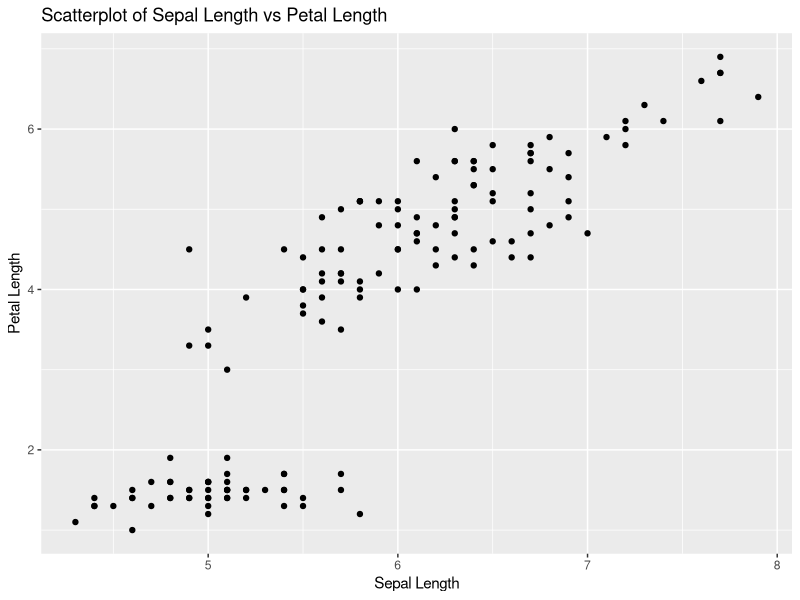
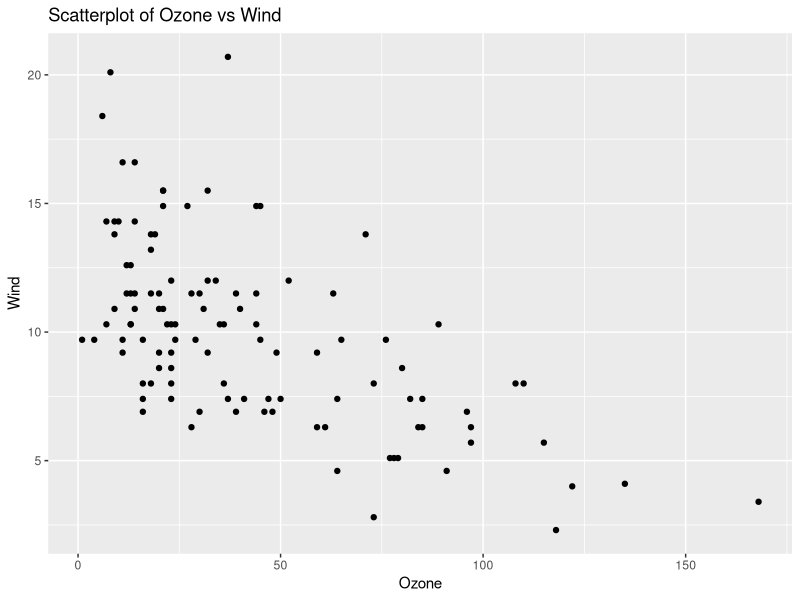
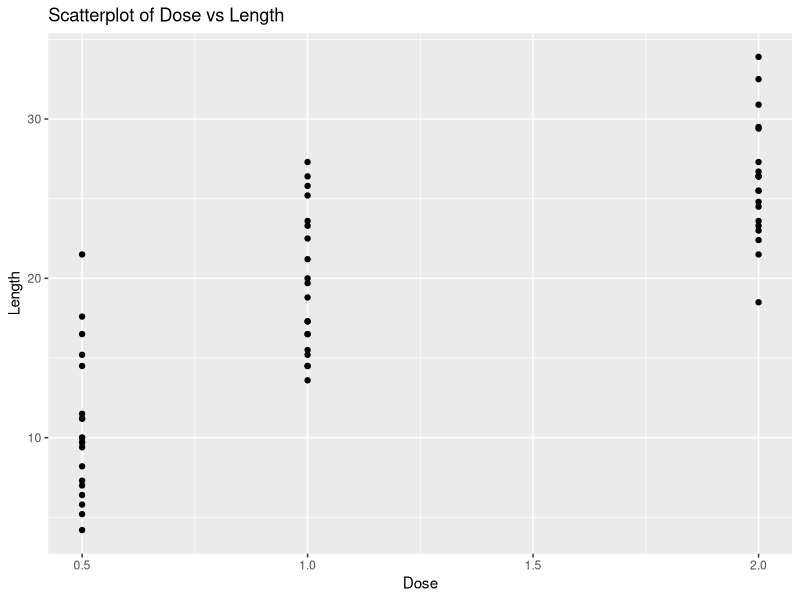
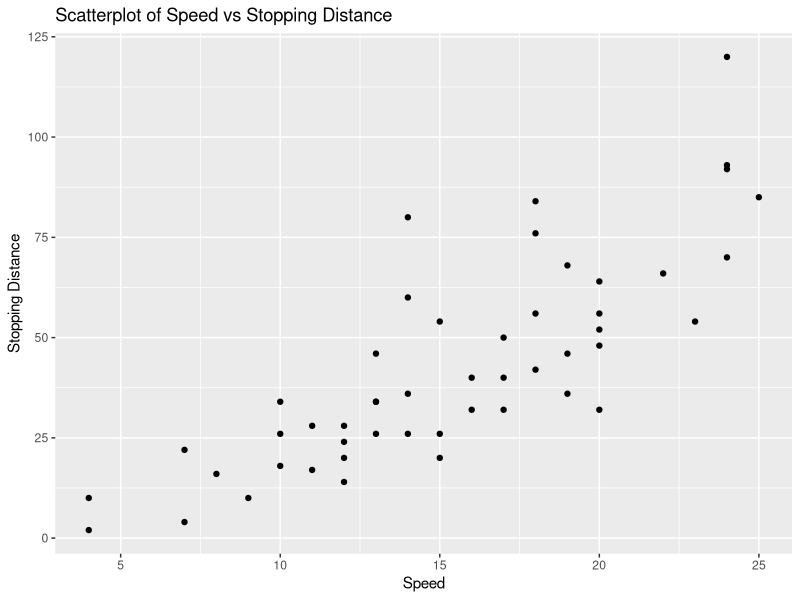
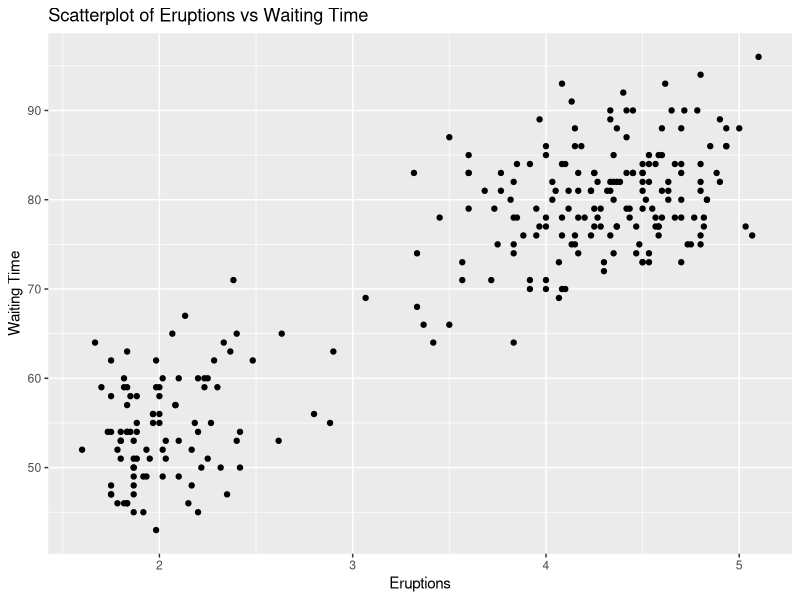
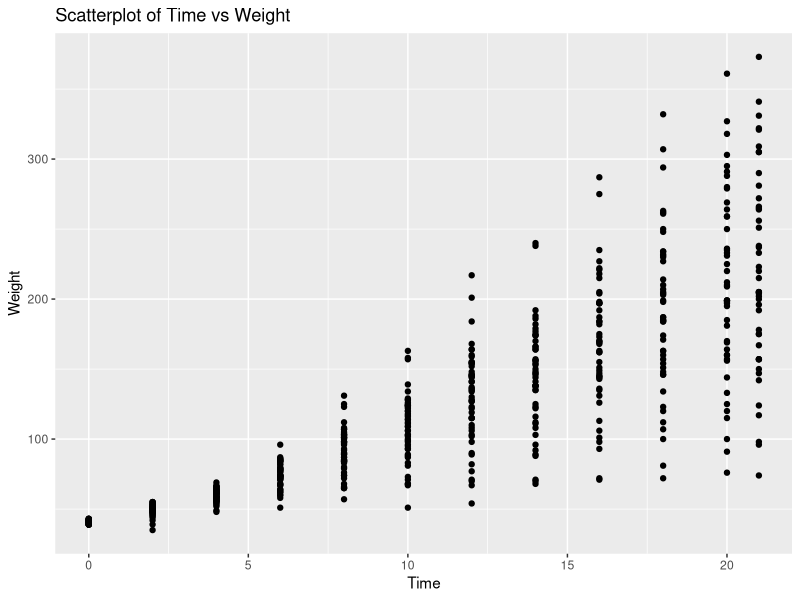
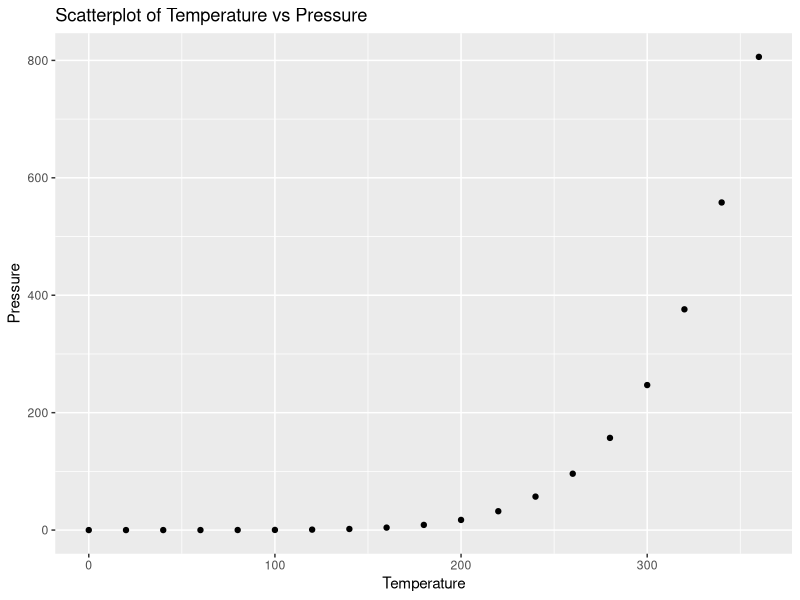
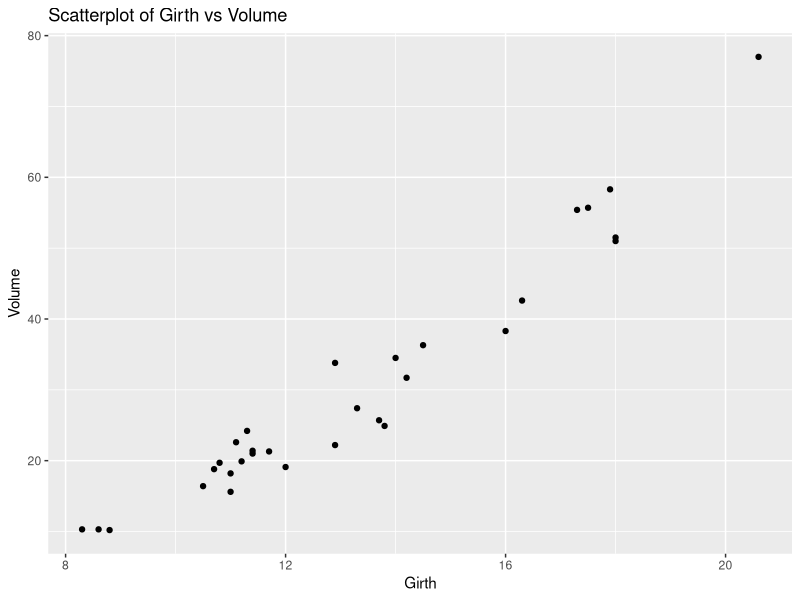

R code for these plots, in order:
## ---- chunk 1
knitr::opts_chunk$set(echo = TRUE)
library(tidyverse)
## ---- chunk 2
# Load ggplot2 and iris dataset
library(ggplot2)
data(iris)

# Calculate correlation
cor_sepal_petal <- cor(iris$Sepal.Length, iris$Petal.Length)
cor_sepal_petal

# Create scatterplot
ggplot(iris, aes(x = Sepal.Length, y = Petal.Length)) +
  geom_point() +
  labs(title = "Scatterplot of Sepal Length vs Petal Length", x = "Sepal Length", y = "Petal Length")

# Explanation:
# The correlation value indicates the strength and direction of the linear relationship between Sepal Length and Petal Length.
# The scatterplot visualizes this relationship.
## ---- chunk 3
# Load ggplot2 and airquality dataset
library(ggplot2)
data(airquality)

# Remove NA values
airquality_clean <- na.omit(airquality)

# Calculate correlation
cor_ozone_wind <- cor(airquality_clean$Ozone, airquality_clean$Wind)
cor_ozone_wind

# Create scatterplot
ggplot(airquality_clean, aes(x = Ozone, y = Wind)) +
  geom_point() +
  labs(title = "Scatterplot of Ozone vs Wind", x = "Ozone", y = "Wind")

# Explanation:
# The correlation value indicates the strength and direction of the linear relationship between Ozone and Wind.
# The scatterplot visualizes this relationship.
## ---- chunk 4
# Load ggplot2 and ToothGrowth dataset
library(ggplot2)
data(ToothGrowth)

# Calculate correlation
cor_dose_len <- cor(ToothGrowth$dose, ToothGrowth$len)
cor_dose_len

# Create scatterplot
ggplot(ToothGrowth, aes(x = dose, y = len)) +
  geom_point() +
  labs(title = "Scatterplot of Dose vs Length", x = "Dose", y = "Length")

# Explanation:
# The correlation value indicates the strength and direction of the linear relationship between Dose and Length.
# The scatterplot visualizes this relationship.
## ---- chunk 5
# Load ggplot2 and cars dataset
library(ggplot2)
data(cars)

# Calculate correlation
cor_speed_dist <- cor(cars$speed, cars$dist)
cor_speed_dist

# Create scatterplot
ggplot(cars, aes(x = speed, y = dist)) +
  geom_point() +
  labs(title = "Scatterplot of Speed vs Stopping Distance", x = "Speed", y = "Stopping Distance")

# Explanation:
# The correlation value indicates the strength and direction of the linear relationship between Speed and Stopping Distance.
# The scatterplot visualizes this relationship.
## ---- chunk 6
# Load ggplot2 and faithful dataset
library(ggplot2)
data(faithful)

# Calculate correlation
cor_eruptions_waiting <- cor(faithful$eruptions, faithful$waiting)
cor_eruptions_waiting

# Create scatterplot
ggplot(faithful, aes(x = eruptions, y = waiting)) +
  geom_point() +
  labs(title = "Scatterplot of Eruptions vs Waiting Time", x = "Eruptions", y = "Waiting Time")

# Explanation:
# The correlation value indicates the strength and direction of the linear relationship between Eruptions and Waiting Time.
# The scatterplot visualizes this relationship.
## ---- chunk 7
# Load ggplot2 and ChickWeight dataset
library(ggplot2)
data(ChickWeight)

# Calculate correlation
cor_time_weight <- cor(ChickWeight$Time, ChickWeight$weight)
cor_time_weight

# Create scatterplot
ggplot(ChickWeight, aes(x = Time, y = weight)) +
  geom_point() +
  labs(title = "Scatterplot of Time vs Weight", x = "Time", y = "Weight")

# Explanation:
# The correlation value indicates the strength and direction of the linear relationship between Time and Weight.
# The scatterplot visualizes this relationship.
## ---- chunk 8
# Load ggplot2 and pressure dataset
library(ggplot2)
data(pressure)

# Calculate correlation
cor_temperature_pressure <- cor(pressure$temperature, pressure$pressure)
cor_temperature_pressure

# Create scatterplot
ggplot(pressure, aes(x = temperature, y = pressure)) +
  geom_point() +
  labs(title = "Scatterplot of Temperature vs Pressure", x = "Temperature", y = "Pressure")

# Explanation:
# The correlation value indicates the strength and direction of the linear relationship between Temperature and Pressure.
# The scatterplot visualizes this relationship.
## ---- chunk 9
# Load ggplot2 and trees dataset
library(ggplot2)
data(trees)

# Calculate correlation
cor_girth_volume <- cor(trees$Girth, trees$Volume)
cor_girth_volume

# Create scatterplot
ggplot(trees, aes(x = Girth, y = Volume)) +
  geom_point() +
  labs(title = "Scatterplot of Girth vs Volume", x = "Girth", y = "Volume")

# Explanation:
# The correlation value indicates the strength and direction of the linear relationship between Girth and Volume.
# The scatterplot visualizes this relationship.
## ---- chunk 10
# Load ggplot2 and USArrests dataset
library(ggplot2)
data(USArrests)

# Calculate correlation
cor_urbanpop_assault <- cor(USArrests$UrbanPop, USArrests$Assault)
cor_urbanpop_assault

# Create scatterplot
ggplot(USArrests, aes(x = UrbanPop, y = Assault)) +
  geom_point() +
  labs(title = "Scatterplot of Urban Population vs Assaults", x = "Urban Population", y = "Assaults")

# Explanation:
# The correlation value indicates the strength and direction of the linear relationship between Urban Population and Assaults.
# The scatterplot visualizes this relationship.
## ---- chunk 11
# Load ggplot2 and swiss dataset
library(ggplot2)
data(swiss)

# Calculate correlation
cor_education_fertility <- cor(swiss$Education, swiss$Fertility)
cor_education_fertility

# Create scatterplot
ggplot(swiss, aes(x = Education, y = Fertility)) +
  geom_point() +
  labs(title = "Scatterplot of Education vs Fertility", x = "Education", y = "Fertility")

# Explanation:
# The correlation value indicates the strength and direction of the linear relationship between Education and Fertility.
# The scatterplot visualizes this relationship.
